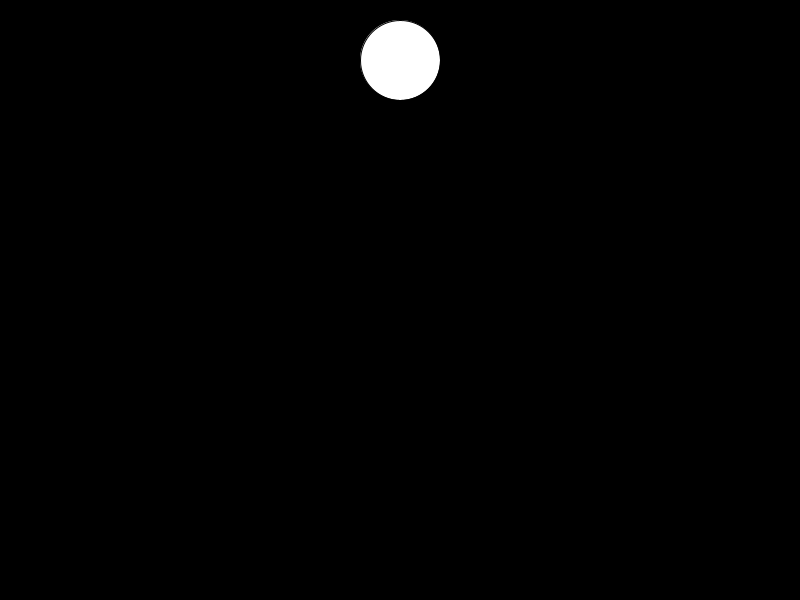
Frame 1 (no input)
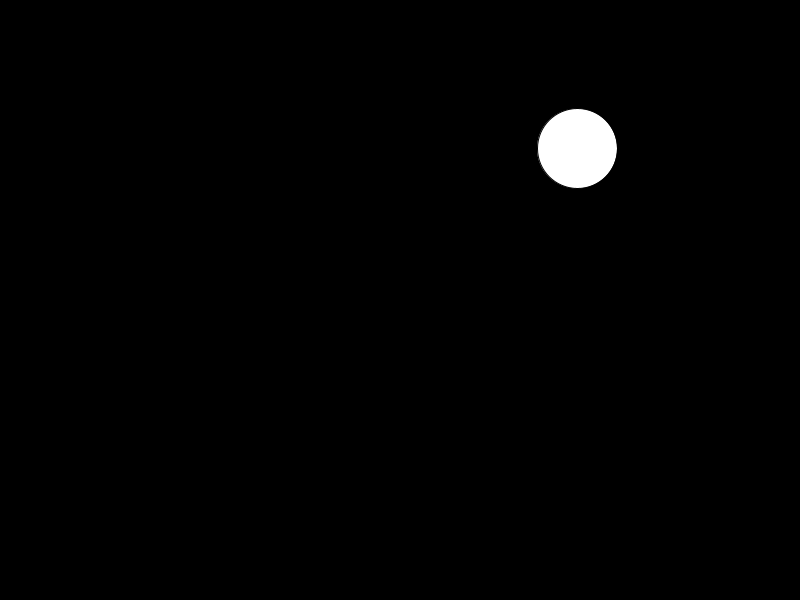
Frame 60 (the mouse pressed at the canvas centre just before this capture)
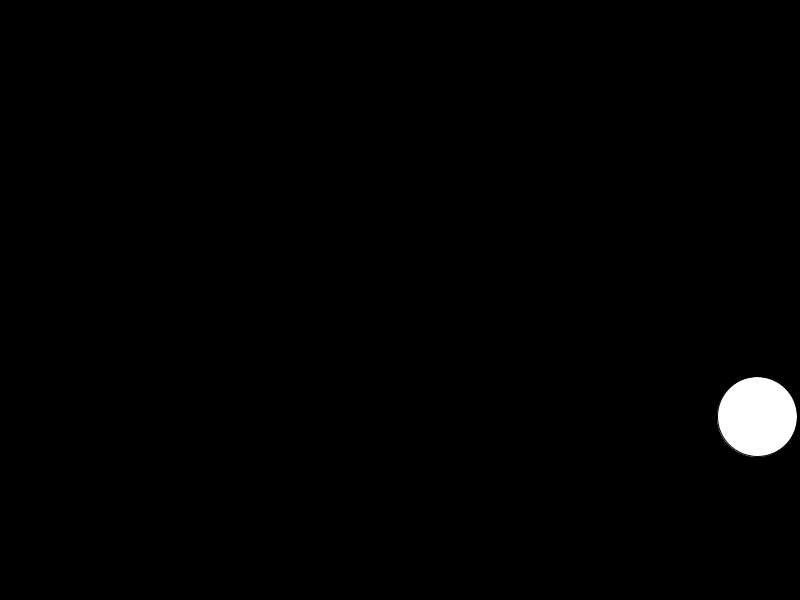
Frame 120 (the mouse held since frame 60 and released just before this capture)

The Processing sketch that drew these frames (run headless with seeded random() and noise(); from frame 60 on, the mouse is pressed at the canvas centre):

// Processing sketch: GReis_Gravity_Ball
// ── GReis_Gravity_Ball.pde
float locx,locy;
float velcrox,velcroy;
float gravy,wind;
float windC=0;
float sz = 80;
void setup(){
 size(800,600);
 locx= width/2;
 locy= height*.1;
 velcrox= 3;
 velcroy= 0;
 gravy = .05;
}
void draw(){
  background(0);
  ellipse(locx,locy,sz,sz);
  velcroy += gravy;
  velcrox += wind;
  locx += velcrox;
  locy += velcroy;
wind = windC;  
  if (locy + sz/2 > height){
    locy = height-sz/2;
    velcrox *= .9;
    velcroy *=-.7;
  }
  if(locx+sz/2 > width || locx - sz/2 <0){

    velcrox *= -1;
  }
}
void keyPressed(){
 if( key == '=' ){
windC+=.01;
} 
   if(key == '-'){
windC-=.01;
} 
}
